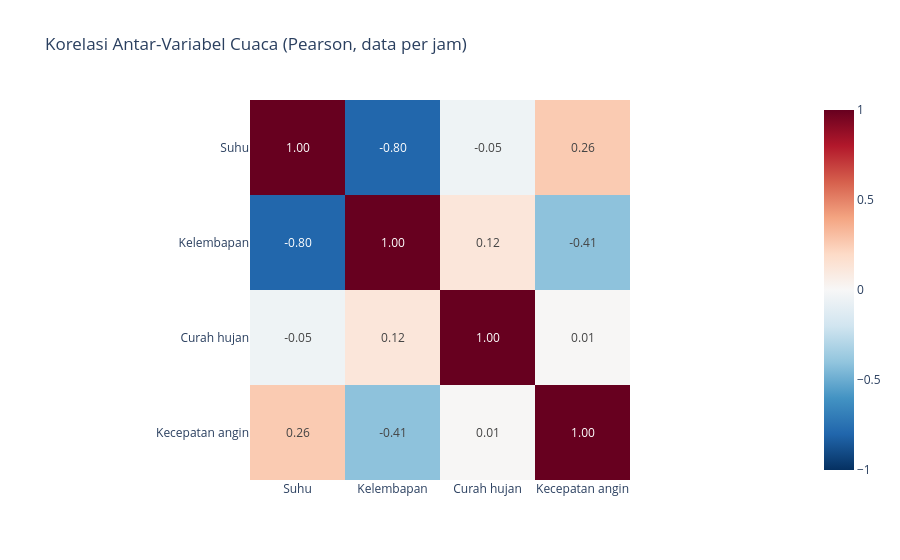

Source (notebook cell):
### Code cell
# Visualisasi 3: Korelasi Antar-Variabel (heatmap korelasi Pearson, data per jam)
kolom_korelasi = ['temperature_2m', 'relative_humidity_2m', 'precipitation', 'wind_speed_10m']
label_korelasi = ['Suhu', 'Kelembapan', 'Curah hujan', 'Kecepatan angin']

korelasi = df.select(kolom_korelasi).corr()

fig3 = px.imshow(
    korelasi.to_numpy(), x=label_korelasi, y=label_korelasi,
    text_auto='.2f', color_continuous_scale='RdBu_r', zmin=-1, zmax=1,
    title='Korelasi Antar-Variabel Cuaca (Pearson, data per jam)',
)
fig3.show()
simpan_figur(fig3, 'viz3_korelasi')

### Figure 1 — Plotly figure (JSON) as saved in the notebook; plotly's stock layout.template omitted (floating-point values rounded to 4 significant figures)
{"data": [{"coloraxis": "coloraxis", "hovertemplate": "x: %{x}<br>y: %{y}<br>color: %{z}<extra></extra>", "name": "0", "texttemplate": "%{z:.2f}", "type": "heatmap", "x": ["Suhu", "Kelembapan", "Curah hujan", "Kecepatan angin"], "xaxis": "x", "y": ["Suhu", "Kelembapan", "Curah hujan", "Kecepatan angin"], "yaxis": "y", "z": [[1.0, -0.7958, -0.0497, 0.2599], [-0.7958, 1.0, 0.1197, -0.4111], [-0.0497, 0.1197, 1.0, 0.008091], [0.2599, -0.4111, 0.008091, 1.0]]}], "layout": {"coloraxis": {"autocolorscale": false, "cmax": 1, "cmin": -1, "colorscale": [[0, "rgb(5,48,97)"], [0.1, "rgb(33,102,172)"], [0.2, "rgb(67,147,195)"], [0.3, "rgb(146,197,222)"], [0.4, "rgb(209,229,240)"], [0.5, "rgb(247,247,247)"], [0.6, "rgb(253,219,199)"], [0.7, "rgb(244,165,130)"], [0.8, "rgb(214,96,77)"], [0.9, "rgb(178,24,43)"], [1, "rgb(103,0,31)"]]}, "title": {"text": "Korelasi Antar-Variabel Cuaca (Pearson, data per jam)"}, "xaxis": {"anchor": "y", "constrain": "domain", "domain": [0, 1], "scaleanchor": "y"}, "yaxis": {"anchor": "x", "autorange": "reversed", "constrain": "domain", "domain": [0, 1]}}}
